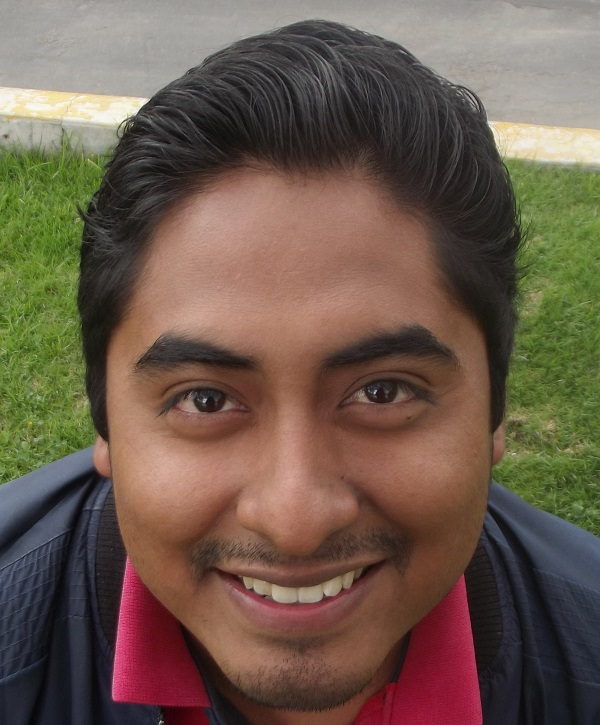
#> input picture img3.JPG, 600 x 725 px, found by its file name
$ python 'facedetection (copia 1).py'
#> lines starting #> are read from the running program, lines starting #| are printed output that depends on the picture; after the words box and inside, x2 and y2 are one past the last pixel; in counts of white or black regions, pixels touching at a corner belong together
import numpy as np
import cv2

face_cascade = cv2.CascadeClassifier('haarcascade_frontalface_default.xml')
eye_cascade = cv2.CascadeClassifier('haarcascade_eye.xml')

img = cv2.imread('/home/jorge/Documentos/Topicos/img3.JPG')
#> img is the input picture: shape (725, 600, 3); mean B, G, R 76.1, 90.3, 108.5
#Se convierte a escala de grises
gray = cv2.cvtColor(img, cv2.COLOR_BGR2GRAY)
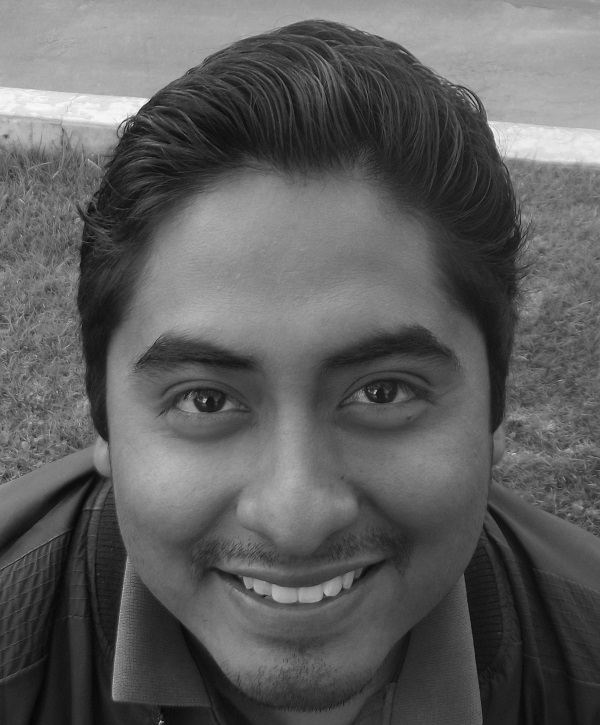
#> gray: shape (725, 600); min 4, max 253, mean 94.1
gray = cv2.equalizeHist(gray)
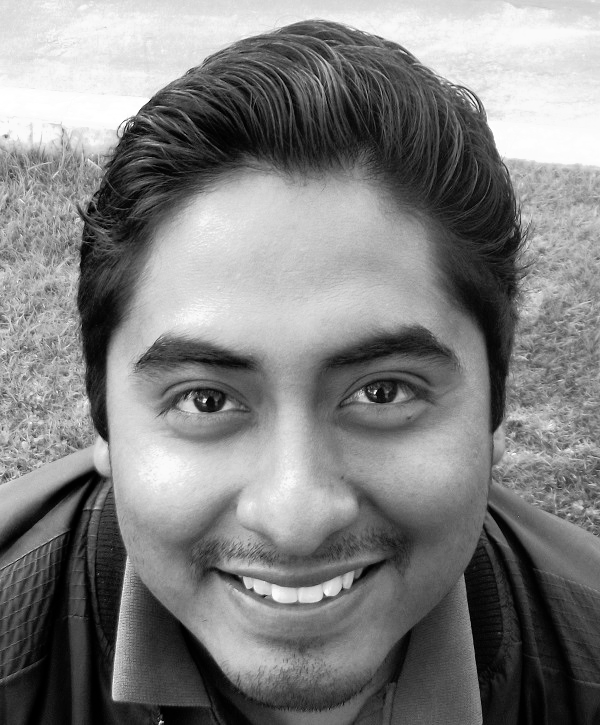
#> gray: shape (725, 600); min 0, max 255, mean 128.3

faces = face_cascade.detectMultiScale(gray, 1.3, 5)
#> faces = [[54, 200, 475, 475]]
for (x,y,w,h) in faces:
	cv2.rectangle(img,(x,y),(x+w,y+h),(255,0,0),2)
	roi_gray = gray[y:y+h, x:x+w]
	roi_color = img[y:y+h, x:x+w]
	eyes = eye_cascade.detectMultiScale(roi_gray)
	for (ex,ey,ew,eh) in eyes:
		cv2.rectangle(roi_color,(ex,ey),(ex+ew,ey+eh),(0,255,0),2)
#> this loop made 1 pass
#> (x, y, w, h, eyes) on pass 1: (54, 200, 475, 475, [[93, 144, 113, 113], [262, 134, 116, 116]])
#> pass 1, `roi_gray = gray[y:y+h, x:x+w]`:
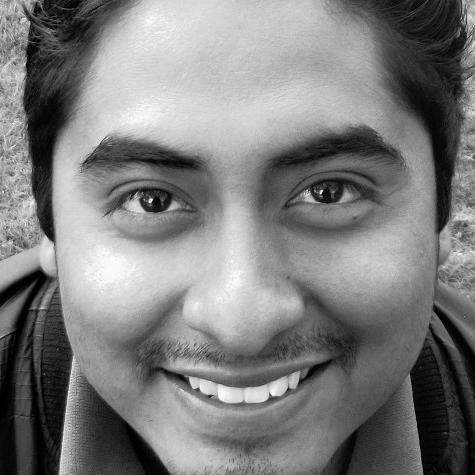
#> roi_gray: shape (475, 475); min 0, max 251, mean 124.9
#> pass 1, `roi_color = img[y:y+h, x:x+w]`:
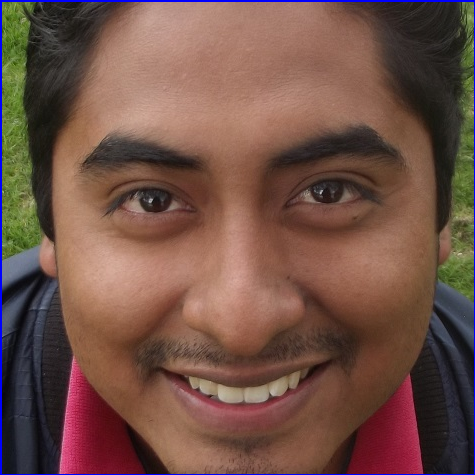
#> roi_color: shape (475, 475, 3); mean B, G, R 70.8, 81.2, 113.1
#> after the loop:
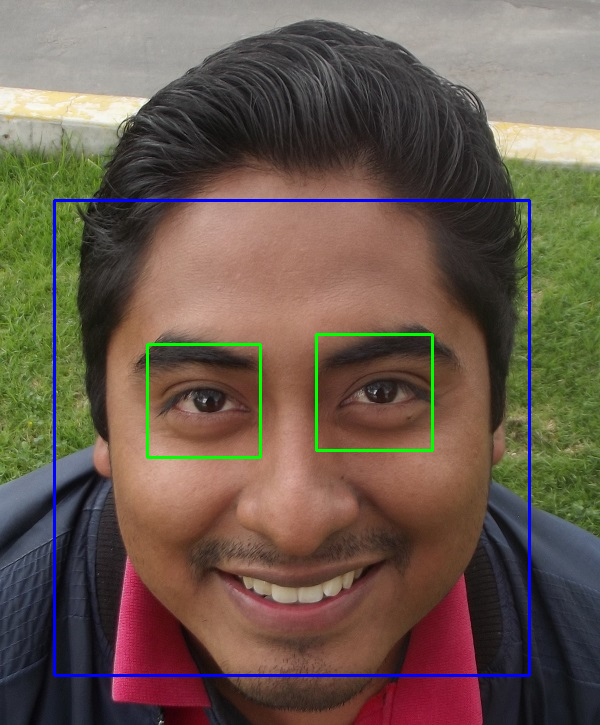
#> img: shape (725, 600, 3); 1.94% of pixels changed, all inside (x1, y1, x2, y2) = (53, 199, 531, 677)
#> after the loop:
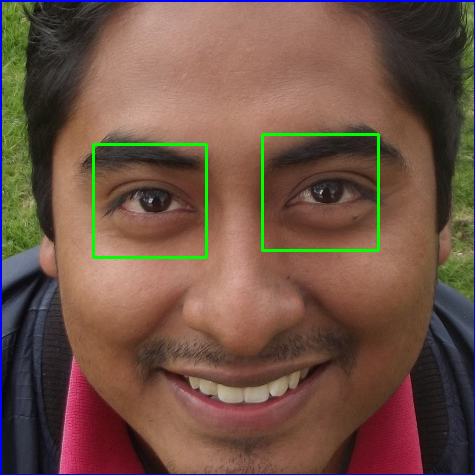
#> roi_color: shape (475, 475, 3); 1.21% of pixels changed, all inside (x1, y1, x2, y2) = (92, 133, 380, 259)


cv2.imshow('img',img)
cv2.waitKey(0)

$ run again, with img2.jpg copied over img3.JPG
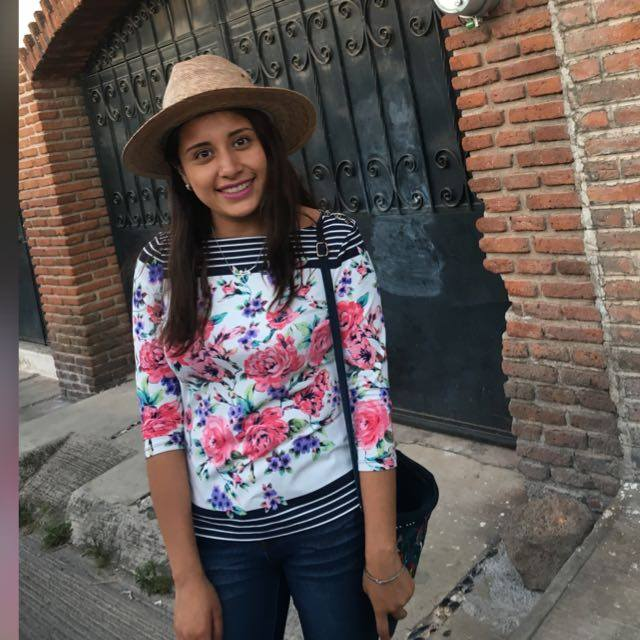
#> input picture img2.jpg, 640 x 640 px, found by its file name
#> img is the input picture: shape (640, 640, 3); mean B, G, R 85.8, 88.5, 99.3
#> `gray = cv2.equalizeHist(gray)`:
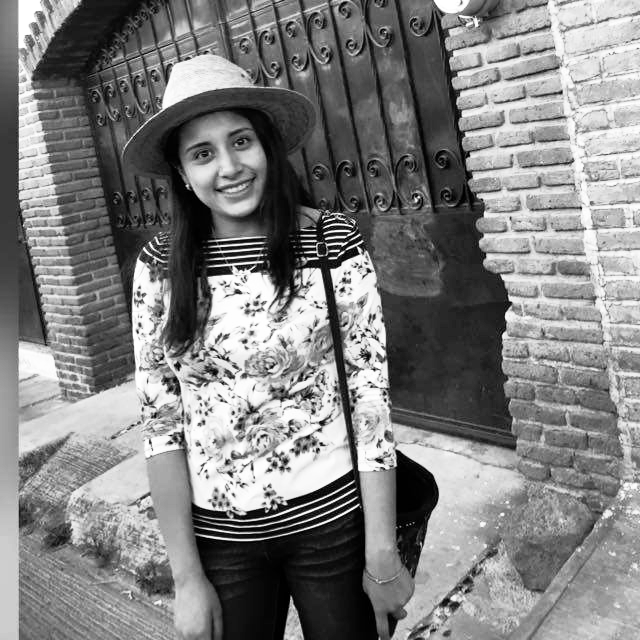
#> gray: shape (640, 640); min 0, max 255, mean 128.2
#> faces = [[172, 109, 104, 104]]
#> the loop `for (x,y,w,h) in faces:` made 1 pass
#> (x, y, w, h, eyes) on pass 1: (172, 109, 104, 104, [[53, 17, 31, 31], [15, 30, 29, 29]])
#> after the loop `for (x,y,w,h) in faces:`:
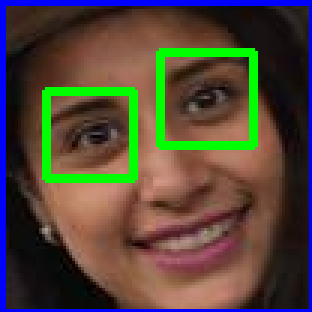
#> roi_color: shape (104, 104, 3) (shown 3 times larger); mean B, G, R 58, 70.8, 81.4

$ run again, with img5.jpg copied over img3.JPG
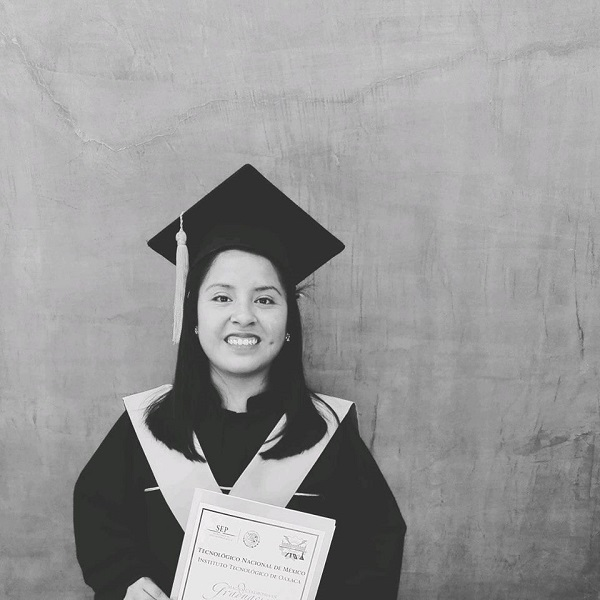
#> input picture img5.jpg, 600 x 600 px, found by its file name
#> img is the input picture: shape (600, 600, 3); mean B, G, R 151.6, 151.4, 151.5
#> `gray = cv2.equalizeHist(gray)`:
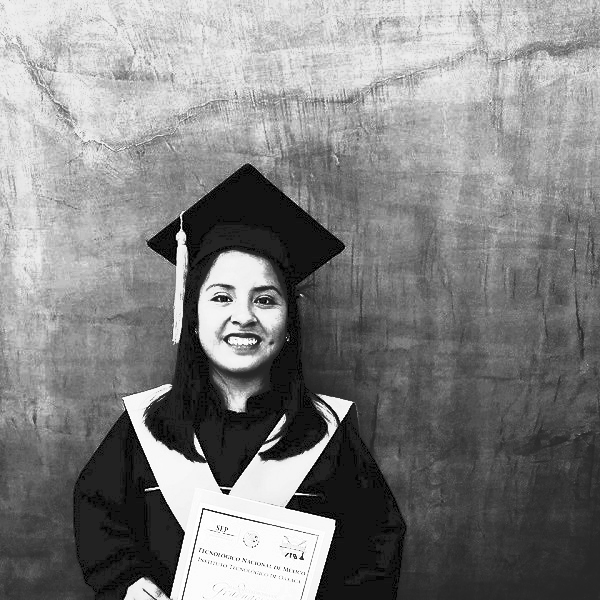
#> gray: shape (600, 600); min 0, max 255, mean 129.4
#> faces = [[185, 252, 115, 115]]
#> the loop `for (x,y,w,h) in faces:` made 1 pass
#> (x, y, w, h, eyes) on pass 1: (185, 252, 115, 115, [[63, 36, 26, 26], [23, 33, 27, 27]])
#> after the loop `for (x,y,w,h) in faces:`:
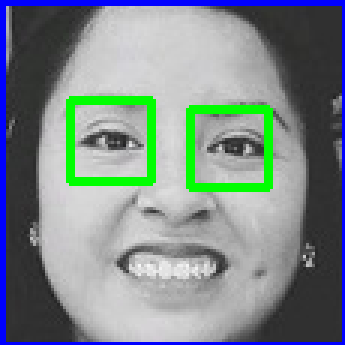
#> roi_color: shape (115, 115, 3) (shown 3 times larger); mean B, G, R 138.7, 137.7, 125.6

$ run again, with img.jpg copied over img3.JPG
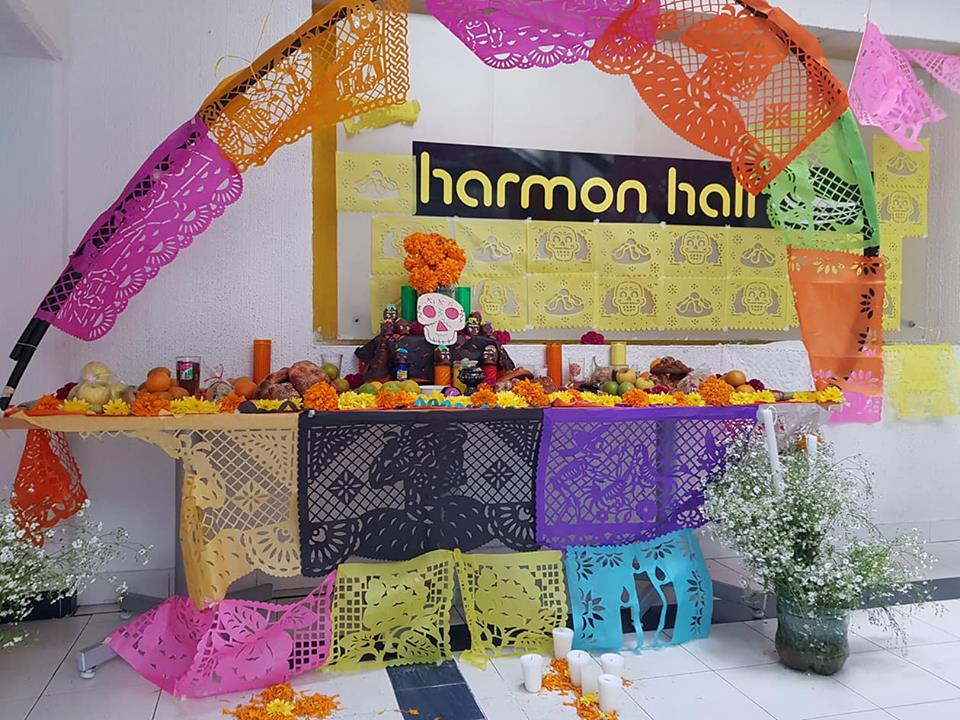
#> input picture img.jpg, 960 x 720 px, found by its file name
#> img is the input picture: shape (720, 960, 3); mean B, G, R 125.4, 129.8, 150.9
#> `gray = cv2.equalizeHist(gray)`:
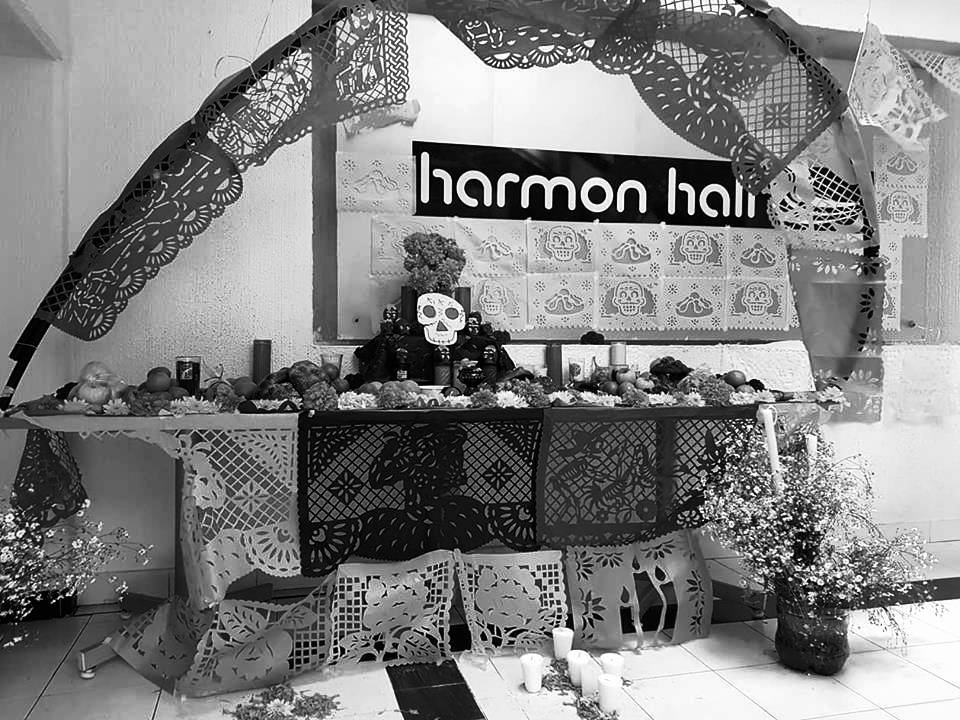
#> gray: shape (720, 960); min 0, max 255, mean 128.2
#> faces = [[409, 287, 64, 64]]
#> the loop `for (x,y,w,h) in faces:` made 1 pass
#> after the loop `for (x,y,w,h) in faces:`:
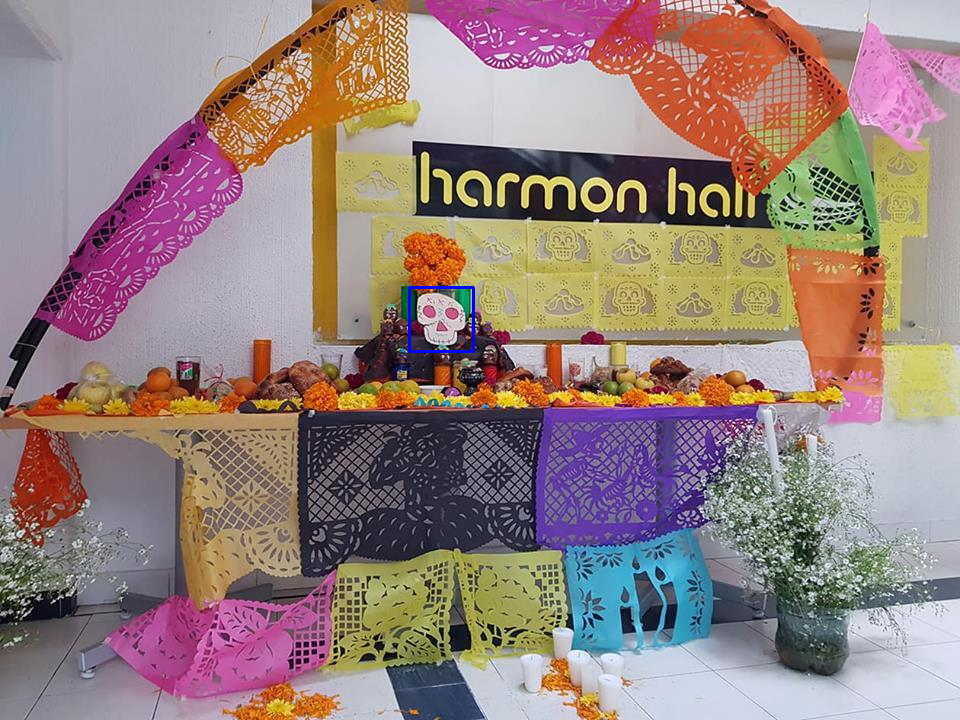
#> img: shape (720, 960, 3); 0.11% of pixels changed, all inside (x1, y1, x2, y2) = (408, 286, 475, 353)
